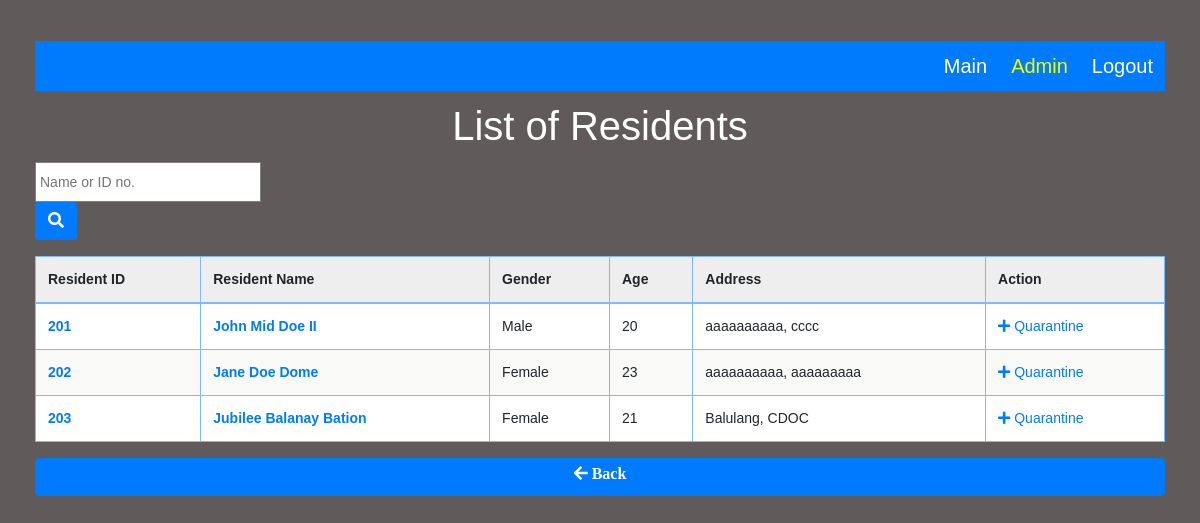
Screenshot of /resident-list.php with the database file from the repository.
### tables this page shows
CREATE TABLE `tbl_resident` (
  `residentID` int(8) NOT NULL AUTO_INCREMENT,
  `residentFname` varchar(20) NOT NULL,
  `residentMname` varchar(20) NOT NULL,
  `residentLname` varchar(20) NOT NULL,
  `residentSuffix` varchar(20) DEFAULT NULL,
  `residentGender` varchar(20) NOT NULL,
  `residentBirthdate` date NOT NULL,
  `residentAge` int(3) NOT NULL,
  `residentCivilStatus` varchar(20) NOT NULL,
  `residentHouseno` int(20) DEFAULT NULL,
  `residentStreet` varchar(20) NOT NULL,
  `residentBrgy` varchar(20) NOT NULL,
  `residentCity` varchar(20) NOT NULL,
  `residentRegion` int(8) NOT NULL,
  `residentPhone` varchar(20) NOT NULL,
  `residentEmail` varchar(30) NOT NULL,
  PRIMARY KEY (`residentID`)
);

### resident-list.php (called while the page is built)
<?php
    include("includes/template/header.php");
    include_once('utilities/dbconnect.php');
    include_once('includes/template/resident-list.php');
    include("includes/template/footer.php");
?>

### includes/template/resident-list.php (the view, shortened to what this page needs)
<div class="container-fluid">
    <br>
    <ul style="list-style-type: none;margin: 0;padding: 0;overflow: hidden;background-color: #007BFD;">
      <li style="float: right;display: block;color: black;text-align: center;padding: 10px 12px;text-decoration: none;"><a href="index.php" style="color: #ffffff;font-size: 20px;">Logout</a></li>
      <li style="float: right;display: block;color: white;text-align: center;padding: 10px 12px;text-decoration: none;"><a href="#news" style="color: #f0ff00; font-size: 20px;">Admin</a></li>
      <li style="float: right;display: block;color: white;text-align: center;padding: 10px 12px;text-decoration: none;"><a href="records.php" style="color: #ffffff; font-size: 20px;">Main</a></li>
    </ul>
    <div>
        <h1 style="color: #ffffff;text-align: center;margin: 1% 2% 1%;" >List of Residents</h1>
    </div>
   <div>
        <form action="<?= $_SERVER['PHP_SELF']; ?>">
            <div class="form-group">
                <input type="text" name="searchkey" placeholder="Name or ID no." style="height: 40px;">
                <button class="btn btn-primary" style="background-color: #007BFD;">
                    <i class="fas fa-search"></i>
                </button>
            </div>
        </form>
    </div>
<div>
    <table id="data" class="table table-primary">
        <thead>
            <tr>
                <th>Resident ID</th>
                <th>Resident Name</th>
                <th>Gender</th>
                <th>Age</th>
                <th>Address</th>
                <th>Action</th>
            </tr>
        </thead>
        <tbody>
            <?php
                $sql = "SELECT * FROM tbl_resident ORDER BY residentID ASC";
                $result = mysqli_query($conn, $sql);
                if(mysqli_num_rows($result) > 0){
                    while($row = mysqli_fetch_assoc($result)){
            ?>
                        <tr>
                                <td class="name">
                                    <a href="resident-profile.php?ResidentID=<?= $row['residentID']; ?>">
                                        <?= $row['residentID']; ?>
                                    </a>
                                </td>
                                <td class="name">
                                    <a href="resident-profile.php?ResidentID=<?= $row['residentID']; ?>">
                                        <?= $row['residentFname']; ?>
                                        <?= $row['residentMname']; ?>
                                        <?= $row['residentLname']; ?>
                                        <?= $row['residentSuffix']; ?>
                                    </a>
                                </td>
                                <td><?= $row['residentGender']; ?></td>
                                <td><?= $row['residentAge']; ?></td>
                                <td>
                                    <?= $row['residentBrgy']; ?>,
                                    <?= $row['residentCity']; ?>
                                </td>
                                <td>
                                    <a href="add-patient.php?ResidentID=<?= $row['residentID']; ?>">
                                        <span class="fas fa-plus"></span>
                                        Quarantine
                                    </a>
                                </td>
                        </tr>
            <?php
                    }
                }
            ?>
        </tbody>
    </table>
    <a href="records.php" class="btn btn-primary form-control fas fa-arrow-left">
        Back
    </a>
</div>

### css/style.css (style rules this page uses)
body { margin: 0; background-color: #fafafa; font-family: 'Open Sans'; }
input { margin: 15px auto; display: block; width: 50%; padding: 8px; border: 1px solid gray; }
body { margin: 20px; font-family: "Ubuntu", "Trebuchet MS", sans-serif; font-size: 14px; background-color: #f06868; }
table { border-collapse: collapse; margin: 1em 0; }
th, td { padding: 5px 10px; border: 1px solid #999; }
th { background-color: #eee; padding: 10px; }
td.name { font-weight: bold; }
input, select { font: inherit; margin: 0; padding: 4px; }
tr:nth-child(odd) > td { background-color: #ffffff; }
tr:nth-child(even) > td { background-color: #f9f9f7; }
tr.odd > td { background-color: #ffffff; }
tr.even > td { background-color: #f9f9f7; }
h1 { color: #007bff; text-align: center; margin: 1% 2% 1%; }
input { width: 20%; height: 40px; }

### rows the page displays
tbl_resident: residentID "201", residentFname "John", residentMname "Mid", residentLname "Doe", residentSuffix "II", residentGender "Male", residentAge "20", residentBrgy "aaaaaaaaaa", residentCity "cccc"
tbl_resident: residentID "202", residentFname "Jane", residentMname "Doe", residentLname "Dome", residentGender "Female", residentAge "23", residentBrgy "aaaaaaaaaa", residentCity "aaaaaaaaa"
tbl_resident: residentID "203", residentFname "Jubilee", residentMname "Balanay", residentLname "Bation", residentGender "Female", residentAge "21", residentBrgy "Balulang", residentCity "CDOC"
